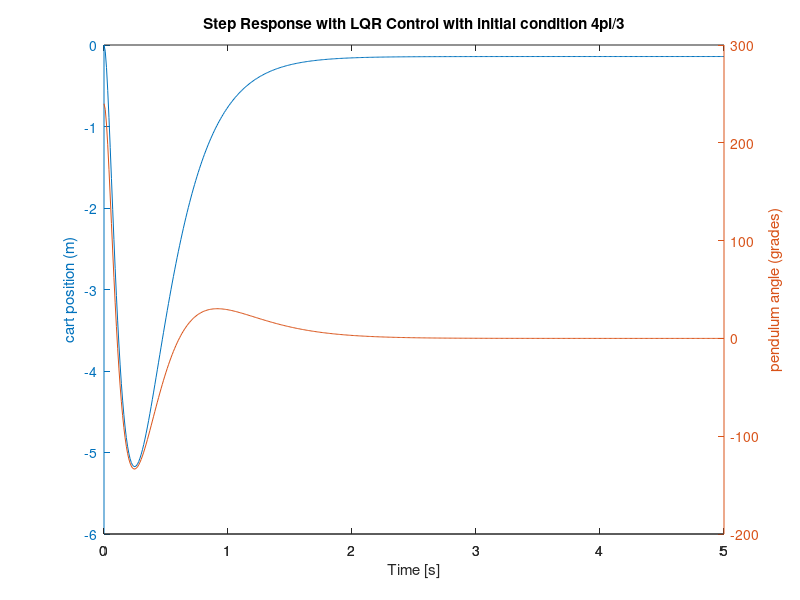

Reproduce this figure in MATLAB.
%% Controlador LQR
A = [0 0 1 0; 0 0 0 1; 0 0.5401 -0.7235 0; 0 14.0955 -0.9854 0];
B = [0  0 2.2747 3.0978]';
C = [1 0 0 0;0 1 0 0];
Q = [5000 0 0 0;0 0 0 0; 0 0 100 0; 0 0 0 0] ;
D = 0;
R = 1;
K = lqr(A,B,Q,R);
Ac = (A-B*K);
Bc = B;
Cc = C;
Dc = D;
X0 = [0;4*pi/3;0;0];
states = {'x' 'theta' 'x_dot' 'theta_dot'};
inputs = {'r'};
outputs = {'x','theta'};

sys_cl = ss(Ac,Bc,Cc,Dc,'statename',states,'inputname',inputs,'outputname',outputs);
sys_tf =tf(sys_cl)

t = 0:0.01:5;
r =10*ones(size(t));

[y,t,x]=lsim(sys_cl,r,t,X0);
%plot(t,y(:,1))
y(:,2) = 180/pi.*y(:,2);

[AX,H1,H2] = plotyy(t,y(:,1),t,y(:,2),'plot');
xlabel('Time [s]')
set(get(AX(1),'Ylabel'),'String','cart position (m)')
set(get(AX(2),'Ylabel'),'String','pendulum angle (grades)')

title('Step Response with LQR Control with initial condition 4pi/3')